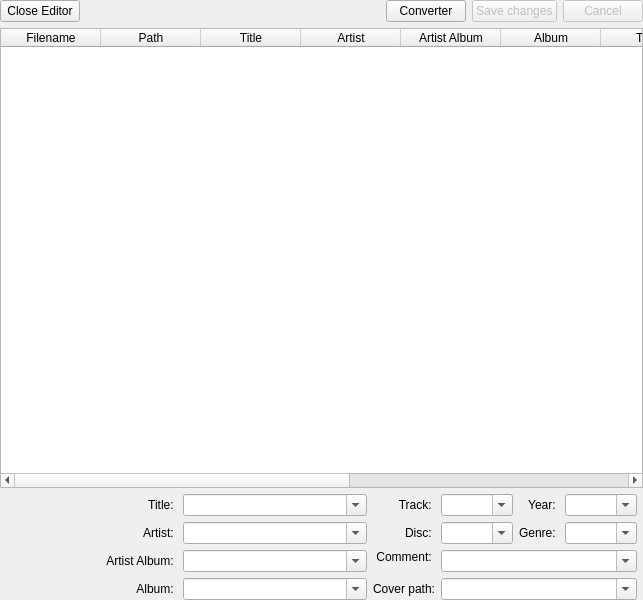
<?xml version="1.0" encoding="UTF-8"?>
<ui version="4.0">
 <class>TagEditor</class>
 <widget class="QWidget" name="TagEditor">
  <property name="geometry">
   <rect>
    <x>0</x>
    <y>0</y>
    <width>643</width>
    <height>600</height>
   </rect>
  </property>
  <property name="windowTitle">
   <string notr="true"/>
  </property>
  <layout class="QVBoxLayout" name="verticalLayout">
   <property name="leftMargin">
    <number>0</number>
   </property>
   <property name="topMargin">
    <number>0</number>
   </property>
   <property name="rightMargin">
    <number>0</number>
   </property>
   <property name="bottomMargin">
    <number>0</number>
   </property>
   <item>
    <layout class="QHBoxLayout" name="horizontalLayout">
     <item>
      <widget class="QPushButton" name="closeTagEditorButton">
       <property name="text">
        <string>Close Editor</string>
       </property>
      </widget>
     </item>
     <item>
      <spacer name="spacer_tagEditor">
       <property name="orientation">
        <enum>Qt::Horizontal</enum>
       </property>
       <property name="sizeHint" stdset="0">
        <size>
         <width>40</width>
         <height>20</height>
        </size>
       </property>
      </spacer>
     </item>
     <item>
      <widget class="QPushButton" name="convertPushButton">
       <property name="text">
        <string>Converter</string>
       </property>
       <property name="icon">
        <iconset resource="mp.qrc">
         <normaloff>:/icons/rename</normaloff>:/icons/rename</iconset>
       </property>
       <property name="checkable">
        <bool>true</bool>
       </property>
       <property name="checked">
        <bool>false</bool>
       </property>
      </widget>
     </item>
     <item>
      <widget class="QPushButton" name="saveChangesButton">
       <property name="enabled">
        <bool>false</bool>
       </property>
       <property name="text">
        <string>Save changes</string>
       </property>
       <property name="icon">
        <iconset resource="mp.qrc">
         <normaloff>:/icons/save</normaloff>:/icons/save</iconset>
       </property>
      </widget>
     </item>
     <item>
      <widget class="QPushButton" name="cancelButton">
       <property name="enabled">
        <bool>false</bool>
       </property>
       <property name="text">
        <string>Cancel</string>
       </property>
      </widget>
     </item>
    </layout>
   </item>
   <item>
    <widget class="TagEditorTableWidget" name="tagEditorWidget">
     <property name="alternatingRowColors">
      <bool>true</bool>
     </property>
     <property name="selectionBehavior">
      <enum>QAbstractItemView::SelectRows</enum>
     </property>
     <property name="showGrid">
      <bool>false</bool>
     </property>
     <property name="sortingEnabled">
      <bool>true</bool>
     </property>
     <attribute name="horizontalHeaderHighlightSections">
      <bool>false</bool>
     </attribute>
     <attribute name="horizontalHeaderShowSortIndicator" stdset="0">
      <bool>true</bool>
     </attribute>
     <attribute name="horizontalHeaderStretchLastSection">
      <bool>true</bool>
     </attribute>
     <attribute name="verticalHeaderVisible">
      <bool>false</bool>
     </attribute>
     <attribute name="verticalHeaderHighlightSections">
      <bool>false</bool>
     </attribute>
     <column>
      <property name="text">
       <string>Filename</string>
      </property>
     </column>
     <column>
      <property name="text">
       <string>Path</string>
      </property>
     </column>
     <column>
      <property name="text">
       <string>Title</string>
      </property>
     </column>
     <column>
      <property name="text">
       <string>Artist</string>
      </property>
     </column>
     <column>
      <property name="text">
       <string>Artist Album</string>
      </property>
     </column>
     <column>
      <property name="text">
       <string>Album</string>
      </property>
     </column>
     <column>
      <property name="text">
       <string>Track</string>
      </property>
     </column>
     <column>
      <property name="text">
       <string>Disc</string>
      </property>
     </column>
     <column>
      <property name="text">
       <string>Year</string>
      </property>
     </column>
     <column>
      <property name="text">
       <string>Genre</string>
      </property>
     </column>
     <column>
      <property name="text">
       <string>Comment</string>
      </property>
     </column>
    </widget>
   </item>
   <item>
    <layout class="QHBoxLayout" name="horizontalLayout_2">
     <item>
      <widget class="AlbumCover" name="albumCover" native="true">
       <property name="sizePolicy">
        <sizepolicy hsizetype="Fixed" vsizetype="Fixed">
         <horstretch>0</horstretch>
         <verstretch>0</verstretch>
        </sizepolicy>
       </property>
       <property name="minimumSize">
        <size>
         <width>100</width>
         <height>100</height>
        </size>
       </property>
       <property name="maximumSize">
        <size>
         <width>100</width>
         <height>100</height>
        </size>
       </property>
       <property name="text" stdset="0">
        <string notr="true"/>
       </property>
       <property name="pixmap" stdset="0">
        <pixmap resource="mp.qrc">:/icons/disc</pixmap>
       </property>
       <property name="scaledContents" stdset="0">
        <bool>true</bool>
       </property>
      </widget>
     </item>
     <item>
      <layout class="QGridLayout" name="gridLayout" columnstretch="1,3,1,3">
       <property name="rightMargin">
        <number>6</number>
       </property>
       <item row="0" column="0">
        <widget class="QLabel" name="labelTitle">
         <property name="text">
          <string>Title: </string>
         </property>
         <property name="alignment">
          <set>Qt::AlignRight|Qt::AlignTrailing|Qt::AlignVCenter</set>
         </property>
        </widget>
       </item>
       <item row="2" column="0">
        <widget class="QLabel" name="labelArtistAlbum">
         <property name="text">
          <string>Artist Album: </string>
         </property>
         <property name="alignment">
          <set>Qt::AlignRight|Qt::AlignTrailing|Qt::AlignVCenter</set>
         </property>
        </widget>
       </item>
       <item row="1" column="2" alignment="Qt::AlignRight">
        <widget class="QLabel" name="labelDisc">
         <property name="text">
          <string>Disc: </string>
         </property>
         <property name="alignment">
          <set>Qt::AlignRight|Qt::AlignTrailing|Qt::AlignVCenter</set>
         </property>
        </widget>
       </item>
       <item row="3" column="0">
        <widget class="QLabel" name="labelAlbum">
         <property name="text">
          <string>Album: </string>
         </property>
         <property name="alignment">
          <set>Qt::AlignRight|Qt::AlignTrailing|Qt::AlignVCenter</set>
         </property>
        </widget>
       </item>
       <item row="2" column="1">
        <widget class="QComboBox" name="artistAlbumComboBox">
         <property name="editable">
          <bool>true</bool>
         </property>
         <property name="currentText">
          <string notr="true"/>
         </property>
         <property name="insertPolicy">
          <enum>QComboBox::InsertAlphabetically</enum>
         </property>
        </widget>
       </item>
       <item row="3" column="2">
        <widget class="QLabel" name="labelComment_2">
         <property name="text">
          <string>Cover path:</string>
         </property>
         <property name="alignment">
          <set>Qt::AlignRight|Qt::AlignTrailing|Qt::AlignVCenter</set>
         </property>
        </widget>
       </item>
       <item row="3" column="1">
        <widget class="QComboBox" name="albumComboBox">
         <property name="editable">
          <bool>true</bool>
         </property>
         <property name="currentText">
          <string notr="true"/>
         </property>
         <property name="insertPolicy">
          <enum>QComboBox::InsertAlphabetically</enum>
         </property>
        </widget>
       </item>
       <item row="2" column="3" alignment="Qt::AlignTop">
        <widget class="QComboBox" name="commentComboBox">
         <property name="editable">
          <bool>true</bool>
         </property>
         <property name="insertPolicy">
          <enum>QComboBox::InsertAlphabetically</enum>
         </property>
        </widget>
       </item>
       <item row="1" column="1">
        <widget class="QComboBox" name="artistComboBox">
         <property name="editable">
          <bool>true</bool>
         </property>
         <property name="currentText">
          <string notr="true"/>
         </property>
         <property name="insertPolicy">
          <enum>QComboBox::InsertAlphabetically</enum>
         </property>
        </widget>
       </item>
       <item row="3" column="3">
        <widget class="QComboBox" name="coverPathComboBox">
         <property name="editable">
          <bool>true</bool>
         </property>
         <property name="insertPolicy">
          <enum>QComboBox::InsertAlphabetically</enum>
         </property>
        </widget>
       </item>
       <item row="2" column="2" alignment="Qt::AlignRight|Qt::AlignTop">
        <widget class="QLabel" name="labelComment">
         <property name="text">
          <string>Comment: </string>
         </property>
         <property name="alignment">
          <set>Qt::AlignRight|Qt::AlignTrailing|Qt::AlignVCenter</set>
         </property>
        </widget>
       </item>
       <item row="0" column="2" alignment="Qt::AlignRight">
        <widget class="QLabel" name="labelTrack">
         <property name="text">
          <string>Track: </string>
         </property>
         <property name="alignment">
          <set>Qt::AlignRight|Qt::AlignTrailing|Qt::AlignVCenter</set>
         </property>
        </widget>
       </item>
       <item row="1" column="0" alignment="Qt::AlignRight">
        <widget class="QLabel" name="labelArtist">
         <property name="text">
          <string>Artist: </string>
         </property>
         <property name="alignment">
          <set>Qt::AlignRight|Qt::AlignTrailing|Qt::AlignVCenter</set>
         </property>
        </widget>
       </item>
       <item row="0" column="3">
        <layout class="QHBoxLayout" name="horizontalLayout_5">
         <item>
          <widget class="QComboBox" name="trackComboBox">
           <property name="editable">
            <bool>true</bool>
           </property>
           <property name="currentText">
            <string notr="true"/>
           </property>
           <property name="insertPolicy">
            <enum>QComboBox::InsertAlphabetically</enum>
           </property>
          </widget>
         </item>
         <item alignment="Qt::AlignRight">
          <widget class="QLabel" name="labelYear">
           <property name="text">
            <string>Year: </string>
           </property>
           <property name="alignment">
            <set>Qt::AlignRight|Qt::AlignTrailing|Qt::AlignVCenter</set>
           </property>
          </widget>
         </item>
         <item>
          <widget class="QComboBox" name="yearComboBox">
           <property name="editable">
            <bool>true</bool>
           </property>
           <property name="currentText">
            <string notr="true"/>
           </property>
           <property name="insertPolicy">
            <enum>QComboBox::InsertAlphabetically</enum>
           </property>
          </widget>
         </item>
        </layout>
       </item>
       <item row="0" column="1">
        <widget class="QComboBox" name="titleComboBox">
         <property name="editable">
          <bool>true</bool>
         </property>
         <property name="currentText">
          <string notr="true"/>
         </property>
         <property name="insertPolicy">
          <enum>QComboBox::InsertAlphabetically</enum>
         </property>
        </widget>
       </item>
       <item row="1" column="3">
        <layout class="QHBoxLayout" name="horizontalLayout_4">
         <item>
          <widget class="QComboBox" name="discComboBox">
           <property name="editable">
            <bool>true</bool>
           </property>
           <property name="currentText">
            <string notr="true"/>
           </property>
           <property name="insertPolicy">
            <enum>QComboBox::InsertAlphabetically</enum>
           </property>
          </widget>
         </item>
         <item alignment="Qt::AlignRight">
          <widget class="QLabel" name="labelGenre">
           <property name="text">
            <string>Genre: </string>
           </property>
           <property name="alignment">
            <set>Qt::AlignRight|Qt::AlignTrailing|Qt::AlignVCenter</set>
           </property>
          </widget>
         </item>
         <item>
          <widget class="QComboBox" name="genreComboBox">
           <property name="editable">
            <bool>true</bool>
           </property>
           <property name="currentText">
            <string notr="true"/>
           </property>
           <property name="insertPolicy">
            <enum>QComboBox::InsertAlphabetically</enum>
           </property>
          </widget>
         </item>
        </layout>
       </item>
      </layout>
     </item>
    </layout>
   </item>
  </layout>
 </widget>
 <customwidgets>
  <customwidget>
   <class>TagEditorTableWidget</class>
   <extends>QTableWidget</extends>
   <header>tageditor/tageditortablewidget.h</header>
  </customwidget>
  <customwidget>
   <class>AlbumCover</class>
   <extends>QWidget</extends>
   <header>tageditor/albumcover.h</header>
   <container>1</container>
  </customwidget>
 </customwidgets>
 <tabstops>
  <tabstop>closeTagEditorButton</tabstop>
  <tabstop>tagEditorWidget</tabstop>
  <tabstop>convertPushButton</tabstop>
  <tabstop>saveChangesButton</tabstop>
  <tabstop>cancelButton</tabstop>
  <tabstop>titleComboBox</tabstop>
  <tabstop>artistComboBox</tabstop>
  <tabstop>artistAlbumComboBox</tabstop>
  <tabstop>albumComboBox</tabstop>
  <tabstop>trackComboBox</tabstop>
  <tabstop>discComboBox</tabstop>
  <tabstop>yearComboBox</tabstop>
  <tabstop>genreComboBox</tabstop>
  <tabstop>commentComboBox</tabstop>
  <tabstop>coverPathComboBox</tabstop>
 </tabstops>
 <resources>
  <include location="mp.qrc"/>
 </resources>
 <connections/>
</ui>
